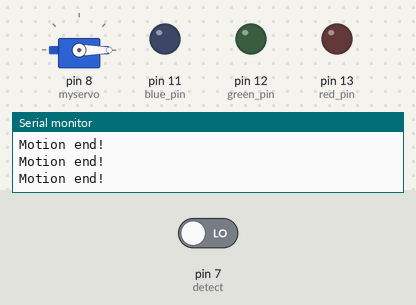
A sketch run on a simulated Arduino Uno, built with avr-gcc and run on an emulated ATmega328P. On the bench: servo, output pins drawn as LEDs (lit = HIGH), the last lines printed to the serial monitor. The test bench sets the inputs (shaded band); at power-on: pin 7 (detect) LOW.

Above: at 1.8 s.
1.9 s: pin 7 (detect) driven HIGH
At 3.1 s:
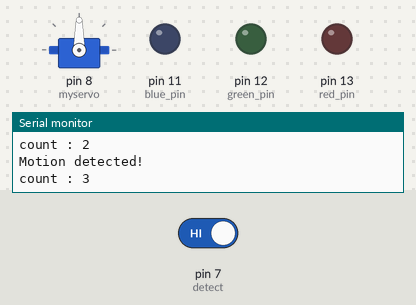
3.5 s: pin 7 (detect) driven LOW
At 4.2 s:
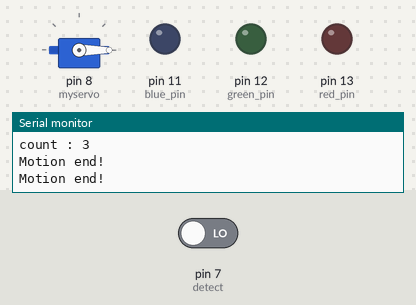
Timing chart, 0 to 6.5 s (numbered marks = the images above; inputs shaded):
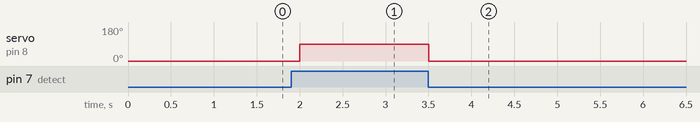

The sketch:

project_servo.ino
```cpp
#include <Servo.h>

Servo myservo;
int detect = 7;
int input = LOW;
int count;
int red_pin = 13;
int green_pin = 12;
int blue_pin = 11;

void setup() {
  // put your setup code here, to run once:
  myservo.attach(8);
  pinMode(detect,INPUT);
  pinMode(red_pin,OUTPUT);
  pinMode(green_pin,OUTPUT);
  pinMode(blue_pin,OUTPUT);
  Serial.begin(9600);
}

void loop() {
  // put your main code here, to run repeatedly:
   input = digitalRead(detect);
   if(input == HIGH){
    Serial.println("Motion detected!");
    count++;
//    setColor(LOW,HIGH,255);
//    delay(1000);
//    setColor(HIGH,LOW,255);
//    delay(1000);
//    setColor(HIGH,HIGH,0);
//    delay(1000);
//    setColor(LOW,LOW,0);
     myservo.write(90);
     Serial.print("count : ");
     Serial.println(count);
    }else{
     Serial.println("Motion end!");
      myservo.write(0);
    }
    delay(500);

}

void setColor(int red, int green, int blue){
    digitalWrite(red_pin,red);
    digitalWrite(green_pin,green);
    analogWrite(blue_pin,blue);
  }
```

Measured:
- after the input at 1.9 s, servo on pin 8 (myservo): 0° → 90° after 0.10 s
- after the input at 3.5 s, servo on pin 8 (myservo): 90° → 0° at once
